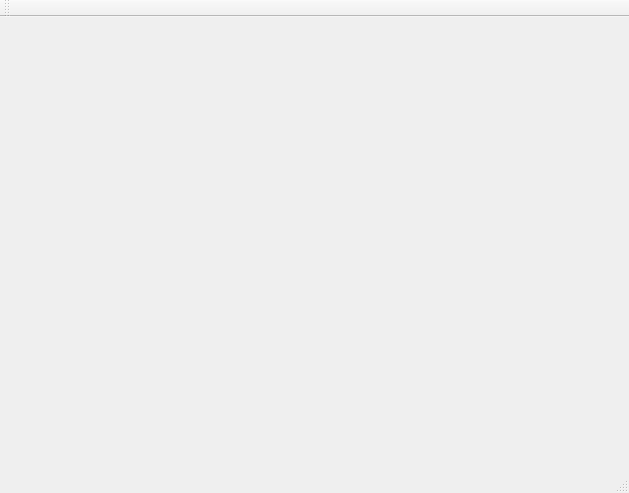
<?xml version="1.0" encoding="UTF-8"?>
<ui version="4.0">
 <class>MainWindow</class>
 <widget class="QMainWindow" name="MainWindow">
  <property name="geometry">
   <rect>
    <x>0</x>
    <y>0</y>
    <width>629</width>
    <height>493</height>
   </rect>
  </property>
  <property name="windowTitle">
   <string>MainWindow</string>
  </property>
  <widget class="QWidget" name="centralWidget"/>
  <widget class="QMenuBar" name="menuBar">
   <property name="geometry">
    <rect>
     <x>0</x>
     <y>0</y>
     <width>629</width>
     <height>22</height>
    </rect>
   </property>
  </widget>
  <widget class="QToolBar" name="mainToolBar">
   <attribute name="toolBarArea">
    <enum>TopToolBarArea</enum>
   </attribute>
   <attribute name="toolBarBreak">
    <bool>false</bool>
   </attribute>
  </widget>
  <widget class="QStatusBar" name="statusBar"/>
 </widget>
 <layoutdefault spacing="6" margin="11"/>
 <resources/>
 <connections/>
</ui>
